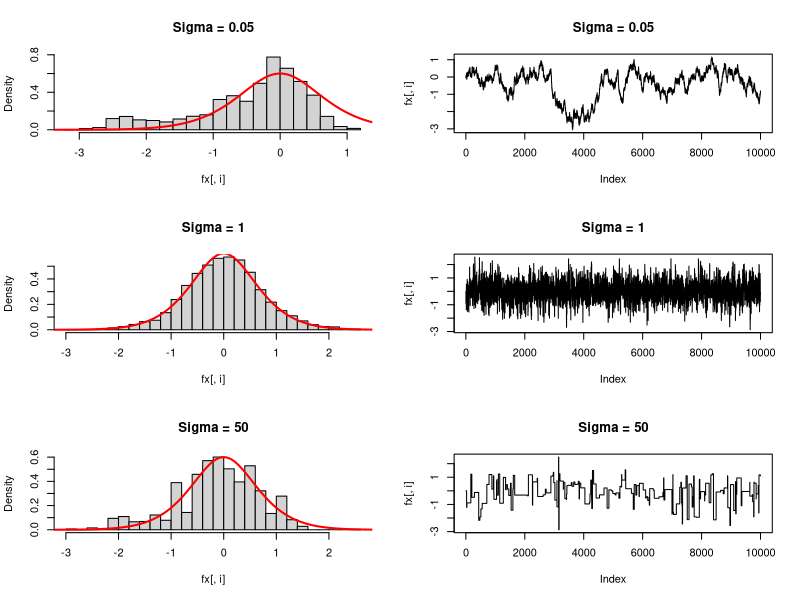
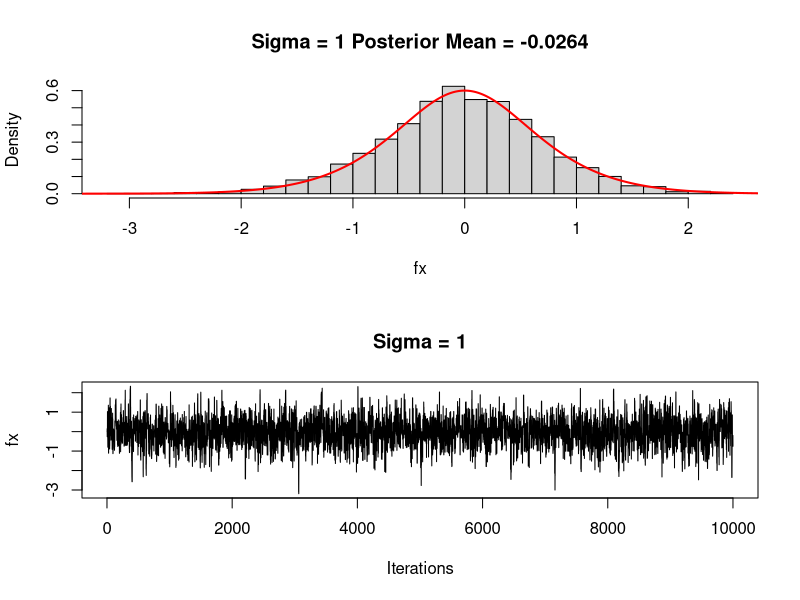
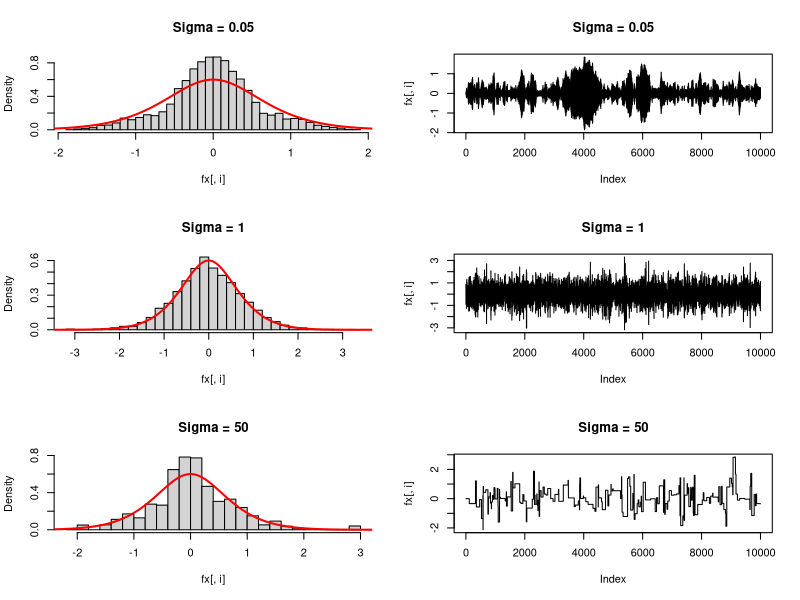

These figures' R source, in order:
#MCMC Homework 3
#Problem 2
#Feb 23, 2017
#Jennifer Starling

#Want to sample from pi(x) \propto exp(-.5x^2) / (1+x^2).
#using Metropolis Hastings with q(x'|x) = N(x'|x,sig2) with
#some sigma as proposal.

#------------------------------------------------------
### Simulate what happens if sigma too large/too small.

target = function(y){
	exp(-.5*y^2)/(1+y^2)
}

q = function(y,sigma){ #Proposal
	rnorm(1,y,sigma)
}

mh = function(target,q,n,sig){
	#------------------------------------------------------
	#FUNCTION: 	Performs Metropolis Hastings with the given
	#			q with length of chain = n.
	#------------------------------------------------------
	#INPUTS:	n = length of chain.
	#			sig = sd of normal proposal q.
	#			center = 'pos.x' to center q at x, else center at -x.
	#------------------------------------------------------
	#OUTPUTS:	x = sample from target density.
	#------------------------------------------------------
	x = 0			#Initialize chain to 1.
	p_accept = 0	#Initialize prob of acceptance.
	#Iterate chain.
	for (i in 2:n){
		#Save previous x_n.
		x.old = x[i-1]
		
		#Sample from uniform and q.
		u = runif(1,0,1)
		x.new = q(x.old,sig)
		
		#Calculate alpha.
		alpha = min(1,target(x.new)/target(x.old))
		
		#Acceptance check
		if(u < alpha){
			x = c(x,x.new)
			p_accept = p_accept + 1
		} else{
			x = c(x,x.old)
		}
	}
	print(paste('Probability of acceptance: ',p_accept / n,sep=''))
	return(x)
}

#------------------------------------------------------
### Try three possible sigmas, two which are extreme.
n = 10000
sig = c(.05,1,50)
fx = matrix(nrow=n,ncol=length(sig))	#To hold results for each sigma.
p_accepts = rep(0,length(sig))

for (s in 1:length(sig)){
	fx[,s] = mh(target,q,n,sig[s])
}

#------------------------------------------------------
### Plot resulting MH histograms and traces.

x = seq(-10,10,by=.01)
f = target(x)

pdf(file='/Users/jennstarling/UTAustin/2017S_MCMC/Homework/Homework 03/Figures/2_Metropolis_Hastings.pdf',height=12,width=12)
par(mfrow=c(3,2))
for (i in 1:3){
	#Plot histogram for each sigma.
	hist(fx[,i],freq=F,main=paste('Sigma = ',sig[i],sep=''),breaks=30)
	lines(x,.6*f,lwd=2,col='red')
	
	#Plot trace for each sigma.
	plot(fx[,i],type='l',main=paste('Sigma = ',sig[i],sep=''))
	
}
dev.off()

#------------------------------------------------------
#A suitable sigma looks to be sig=1.  Use it to evaluate the integral (posterior mean).
fx = mh(target,q,n=10000,sig=1)
mean(fx)  #Posterior mean (evaluate the integral).

x = seq(-10,10,by=.01)
f = target(x)

pdf(file='/Users/jennstarling/UTAustin/2017S_MCMC/Homework/Homework 03/Figures/2_Metropolis_Hastings_sig1.pdf')
par(mfrow=c(2,1))
hist(fx,freq=F,main=paste('Sigma = ',1,' Posterior Mean = ',round(mean(fx),4),sep=''),breaks=30)
lines(x,.6*f,lwd=2,col='red')
plot(fx,type='l',main=paste('Sigma = ',1,sep=''),xlab='Iterations',ylab='fx')
dev.off()

#------------------------------------------------------
#What happens if you use q(x'|x) = N(x'|-x,sig2) instead?

q = function(y,sigma){ #Proposal
	rnorm(1,-y,sigma)
}

### Try three possible sigmas, two which are extreme.
n = 10000
sig = c(.05,1,50)
fx = matrix(nrow=n,ncol=length(sig))	#To hold results for each sigma.
p_accepts = rep(0,length(sig))

for (s in 1:length(sig)){
	fx[,s] = mh(target,q,n,sig[s])
}

### Plot resulting MH histograms and traces.

x = seq(-10,10,by=.01)
f = target(x)

pdf(file='/Users/jennstarling/UTAustin/2017S_MCMC/Homework/Homework 03/Figures/2_Metropolis_Hastings_NEGX.pdf',height=12,width=12)
par(mfrow=c(3,2))
for (i in 1:3){
	#Plot histogram for each sigma.
	hist(fx[,i],freq=F,main=paste('Sigma = ',sig[i],sep=''),breaks=30)
	lines(x,.6*f,lwd=2,col='red')
	
	#Plot trace for each sigma.
	plot(fx[,i],type='l',main=paste('Sigma = ',sig[i],sep=''))
	
}
dev.off()





